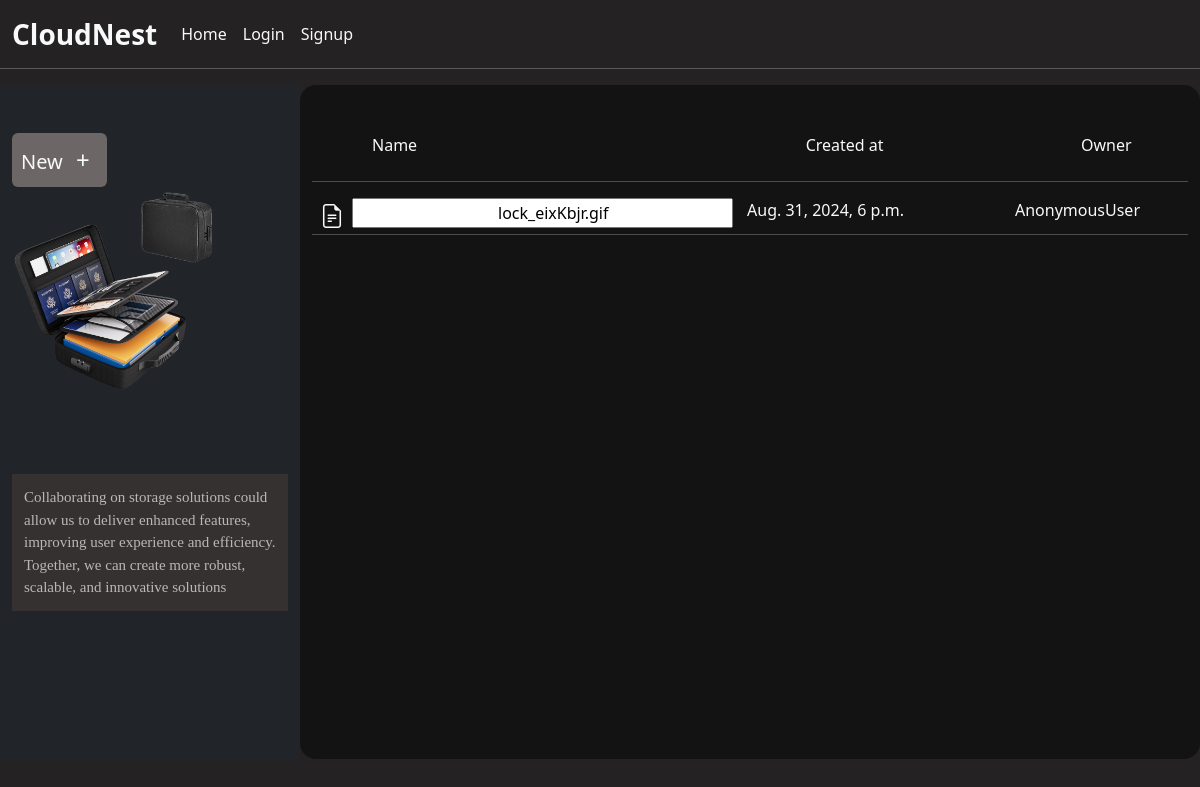
Page /CloudNest/renameSubFIle/19/12/ on the committed database.
### drive/models.py (models this page shows, shortened)
class SubFile(models.Model):
    file = models.FileField(upload_to='',null=False)
    fileUser = models.ForeignKey(InnerFolder,on_delete=models.CASCADE )
    created_at = models.DateTimeField(auto_now_add=True )

### drive/views.py (the view)
# urls.py: path('CloudNest/renameSubFIle/<int:innerfolderId>/<int:renameSubFile_id>/', renameSubFile, name='renameSubFile'),
def renameSubFile(request,innerfolderId,renameSubFile_id):
    folder_User = InnerFolder.objects.get(id = innerfolderId,)
    subFile = SubFile.objects.filter(fileUser=folder_User).order_by('-id')
    file_instance = get_object_or_404(SubFile, id=renameSubFile_id)
    if request.method == 'POST':
        file_name = request.POST.get('renameSubFile')
        if file_name:
            file_instance.file = file_name
            file_instance.save()
            return redirect('subFile', innerFolderId = innerfolderId)
    context = {
        'subfile':subFile,
        'innerfolderId':innerfolderId,
        'renameSubFile_id':renameSubFile_id
    }
    return render(request,'subfileRename.html',context)

### drive/templates/subfileRename.html (shortened to what this page needs)
{% extends 'index.html' %}
{% block content %}
{% load static %}
<div class=" d-flex h-100vh">
    <div class="bg-dark w-25 container pt-5 h-100vh">
        <div class="text-decoration-none d-flex btn_click">
            <button class="btn fs-5 p-2 text-light rounded"  role='button' id="btn">New <span class="fs-4 p-2">+</span></button>
        </div>
        <div>
        <img src="{% static 'images/nest.png' %}" class="w-75 " alt="">
        <p class=" short_colla">Collaborating on storage solutions could allow us to deliver enhanced features, improving user experience and efficiency. Together, we can create more robust, scalable, and innovative solutions</p>
        </div>
    </div>
      <div class="container w-75 float-end position-relative me-0 pb-3 right-side-container" style="height:auto;padding-bottom: 23px;">
        <div class="container d-flex justify-content-between w-75 ms-5 mt-5 pb-2 sticky-top  text-light">
            <div class="name w-50">Name</div>
            <div class="owner w-25">Created at</div>
            <div class="file_size " style="margin-right: -20%;">Owner</div>
        </div>
        <div class="list-group overflow-y-scroll  p-0" style="height:72.3vh;">
            {% for file in subfile %}
                    <hr class="text-light">
                    <div href="" class="context_items text-decoration-none text-light d-flex justify-content-between ps-1 pe-4 pt-0" style="height: 20px;">
                        <div class="folder_name ps-1 position-relative" style="width: 20rem;"><i  class="bi bi-file-earmark-text fs-4 pe-2"></i>
                        {% if file.id  == renameSubFile_id %}
                        <form action="{% url 'renameSubFile' innerfolderId file.id %}" method="POST"  id="renameSubfile">
                            <input type="text" name="renameSubFile" id="renameSubFiles" value="{{ file.file }}" class="renameSubfile">
                        </form>
                    {% else %}
                    {{ file.file }}
                {% endif %}
                        </div>
                        <div class="folder_name">{{file.created_at}}</div>
                        <div class="folder_name pe-4">{{request.user}}</div>
                    </div>
            {% endfor %}
        <hr class="text-light">
    </div>
    </div>
</div>
{% endblock content %}

### static/CSS/style.css (style rules this page uses)
.btn { background-color: rgb(109, 102, 102)!important; }
#renameSubFiles { position: absolute; top:0rem; padding-left:9rem; margin-left:2rem; width:auto; }
.right-side-container { background-color: #141313; border-radius: 1rem; }
body { background-color: #242222 !important; }
.short_colla { font-size:15px ; color: rgb(187, 183, 183) !important; margin-top:10vh; font-family: mono; background-color: rgb(53, 49, 49); padding: 12px; }

### rows in the picture
SubFile: renameSubFile "lock_eixKbjr.gif", created_at "Aug. 31, 2024, 6 p.m.", user "AnonymousUser"
